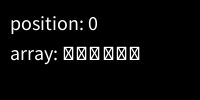
Frame 1 (no input)
Frame 60 (the mouse pressed at the canvas centre just before this capture): identical to frame 1, image omitted
Frame 120 (the mouse held since frame 60 and released just before this capture): identical to frame 1, image omitted

The Processing sketch that drew this single still picture (run headless with seeded random() and noise(); from frame 60 on, the mouse is pressed at the canvas centre):

// Processing sketch: StoreKeyPressesInArray
// ── StoreKeyPressesInArray.pde
// In this example we use a character array to store
// a pressed key. 
// We move to 0 when we reach the end of the array

char [] storeArray = new char[6];
int arrayPosition = 0;

void setup() {
  size(200,100);
  
  fill(255);
  textSize(20);
}

void draw() {
  background(0);
  
  String arrayContents = new String(storeArray);
  
  text("position: " + arrayPosition,10,30);
  text("array: " + arrayContents,10,60);  
}

void keyPressed() {
  
  storeArray[arrayPosition] = key;
  arrayPosition++;
  if(arrayPosition > storeArray.length-1) arrayPosition = 0;

}
